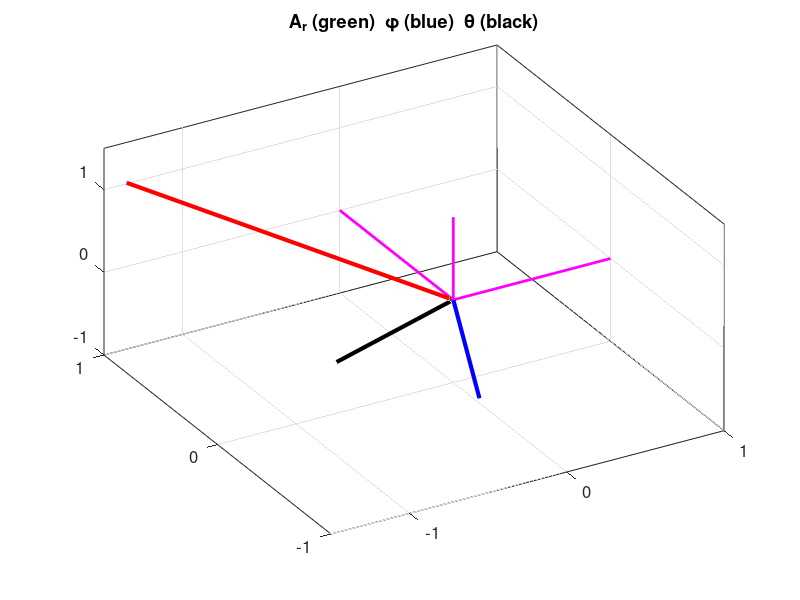

Recreate this plot in MATLAB.
% em_01.m

% Vector coordinate systems: Cartesian, Cylindrical, Spherical
% CELL 1:  Cartesian  ---> cylindrical & spherical
% CELL 2:  Cylindical ---> Cartesian % spherical
% CELL 3:  Spherical  ---> Cartesian & cylindrical

% DOING PHYSICS WITH MATLAB
%    https://d-arora.github.io/Doing-Physics-With-Matlab/

% DOWNLOAD Scripts from
%   https://github.com/D-Arora/Doing-Physics-With-Matlab/tree/master/mpScripts
%   https://drive.google.com/drive/u/3/folders/1j09aAhfrVYpiMavajrgSvUMc89ksF9Jb

% 220226  Matlab Version R2021b

  
%   Convert Cartesian coordinates of a vector into its
%   cylindrical and spherical coordinates


close all
clear
clc

% INPUTS >>>>>>>>>>>>>>>>>>>>>>>>>>>>>>>>>>>>>>>>>>>>>>>>>>>>>>>>>
% Vector Cartesian components
  Ax = -1.5;
  Ay = 0.8;
  Az = 1.3;

% CALCULATIONS ---------------------------------------------------
% Vector A  
  A = [Ax;Ay;Az];
% Magnitude Amag
  Ar = norm(A);
% Polar magnitude Arho
  Arho = sqrt(Ax^2 + Ay^2);
% Polar angle phi  [rad]
   phi = atan2(Ay,Ax);
% Azimuthal angle  theta [rad]
   theta = acos(Az/Ar);

% OUTPUT RESULTS TO COMMAND WINDOW
disp('  ')
fprintf('Ax = %2.4f   Ay = %2.4f   Az = %2.4f  \n',Ax,Ay,Az)
disp('  ')
fprintf('Ar = %2.4f   Arho = %2.4f \n',Ar,Arho)
disp('  ')
fprintf('phi = %2.4f  rad   theta = %2.4f rad  \n',phi, theta)
disp('  ')


phiHx = -sin(phi); phiHy = cos(phi); phiHz = 0;

thetaHx = cos(phi)*cos(theta);
thetaHy = sin(phi)*cos(theta);
thetaHz = -sin(theta);

figure(1)

xP = [0 1]; yP = [0 0]; zP = [0 0];
plot3(xP,yP,zP,'m','linewidth',2)

hold on
xP = [0 0]; yP = [0 1]; zP = [0 0];
plot3(xP,yP,zP,'m','linewidth',2)

xP = [0 0]; yP = [0 0]; zP = [0 1];
plot3(xP,yP,zP,'m','linewidth',2)

xP = [0 Ax]; yP = [0 Ay]; zP = [0 Az];
plot3(xP,yP,zP,'r','linewidth',3)

xP = [0 Ax/Ar]; yP = [0 Ay/Ar]; zP = [0 Az/Ar];
plot3(xP,yP,zP,'g','linewidth',3)

xP = [0 phiHx]; yP = [0 phiHy]; zP = [0 phiHz];
plot3(xP,yP,zP,'b','linewidth',3)

xP = [0 thetaHx]; yP = [0 thetaHy]; zP = [0 thetaHz];
plot3(xP,yP,zP,'k','linewidth',3)
% xP = [0 1]; yP = [0,0]; zP = [1 1];
% plot3(xP,yP,zP,'k','linewidth',0.2)
% xP = [0 0]; yP = [0,0]; zP = [0 1];
% plot3(xP,yP,zP,'k','linewidth',0.2)


xticks(-1:1)
yticks(-1:1)
zticks(-1:1)

title('A_r (green)  \phi (blue)  \theta (black)')
set(gca,'FontSize',12)
view([-30 45])
%axis equal
box on
grid on
